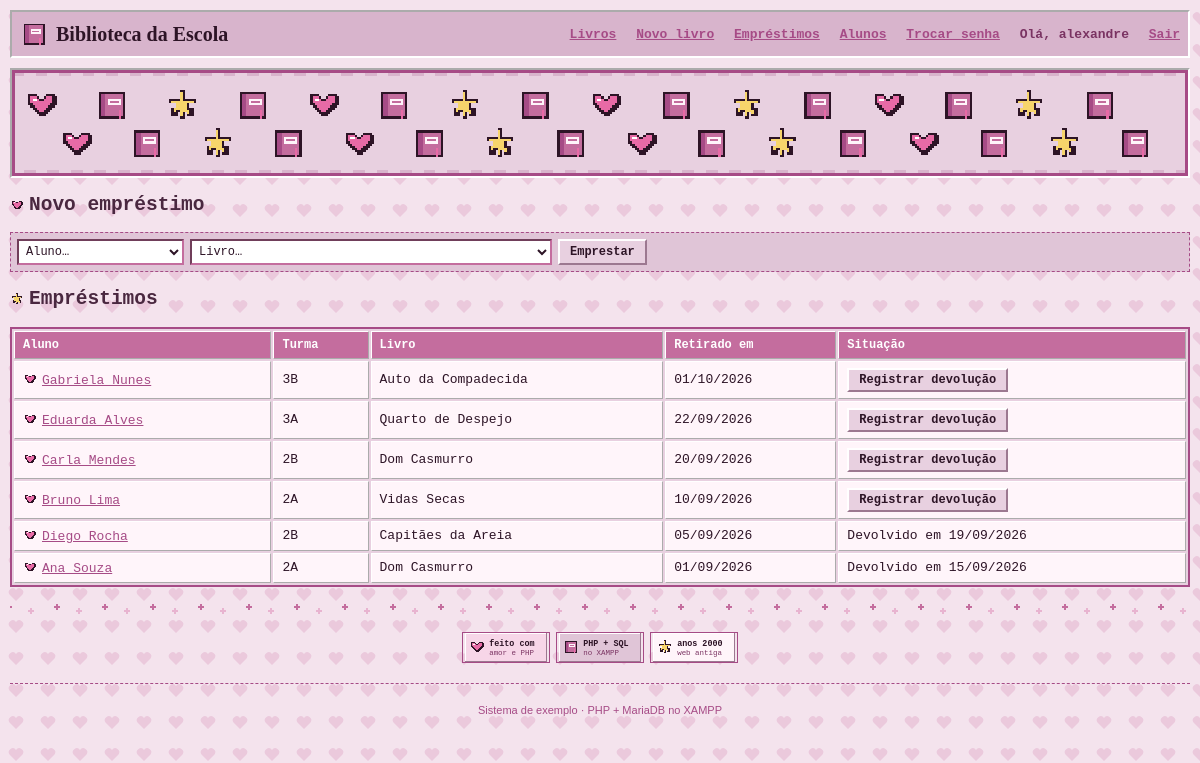
/omaewamou/emprestimos.php (signed in), run on the app's committed database.
### tables this page shows
CREATE TABLE `emprestimos` (
  `id` int(11) NOT NULL,
  `livro_id` int(11) NOT NULL,
  `aluno_id` int(11) NOT NULL,
  `data_emprestimo` date NOT NULL,
  `data_devolucao` date DEFAULT NULL
);

CREATE TABLE `alunos` (
  `id` int(11) NOT NULL,
  `nome` varchar(100) NOT NULL,
  `turma` varchar(20) NOT NULL
);

CREATE TABLE `livros` (
  `id` int(11) NOT NULL,
  `titulo` varchar(150) NOT NULL,
  `autor` varchar(100) NOT NULL,
  `ano` int(11) DEFAULT NULL,
  `genero` varchar(50) DEFAULT NULL,
  `quantidade` int(11) NOT NULL DEFAULT 1,
  `capa` varchar(255) DEFAULT 'sem-capa.svg'
);

### omaewamou/conexao.php (called while the page is built, shortened)
<?php
function e($texto) {
    return htmlspecialchars((string)$texto, ENT_QUOTES, 'UTF-8');
}

### omaewamou/emprestimos.php (the view, shortened to what this page needs)
<?php
require 'conexao.php';
$sql = "SELECT e.id, e.aluno_id, a.nome, a.turma, l.titulo, e.data_emprestimo, e.data_devolucao
        FROM emprestimos e
        JOIN alunos a ON a.id = e.aluno_id
        JOIN livros l ON l.id = e.livro_id
        ORDER BY e.data_devolucao IS NOT NULL, e.data_emprestimo DESC";
$emprestimos = $pdo->query($sql)->fetchAll();
require 'topo.php';
?>
<h2><img class="icone" src="img/coracao.svg" alt="">Novo empréstimo</h2>
<form method="post" class="linha">
  <select name="aluno_id" required>
    <option value="">Aluno…</option>
  </select>
  <select name="livro_id" required>
    <option value="">Livro…</option>
  </select>
  <button>Emprestar</button>
</form>
<h2><img class="icone" src="img/estrela.svg" alt="">Empréstimos</h2>
<table>
  <tr><th>Aluno</th><th>Turma</th><th>Livro</th><th>Retirado em</th><th>Situação</th></tr>
  <?php foreach ($emprestimos as $emp): ?>
    <tr>
      <td><img class="icone" src="img/coracao.svg" alt=""><a href="aluno.php?id=<?= $emp['aluno_id'] ?>"><?= e($emp['nome']) ?></a></td>
      <td><?= e($emp['turma']) ?></td>
      <td><?= e($emp['titulo']) ?></td>
      <td><?= date('d/m/Y', strtotime($emp['data_emprestimo'])) ?></td>
      <td>
        <?php if ($emp['data_devolucao'] === null): ?>
          <form method="post">
            <button name="devolver" value="<?= $emp['id'] ?>">Registrar devolução</button>
          </form>
        <?php else: ?>
          Devolvido em <?= date('d/m/Y', strtotime($emp['data_devolucao'])) ?>
        <?php endif; ?>
      </td>
    </tr>
  <?php endforeach; ?>
</table>
<?php
require 'rodape.php';
?>

### omaewamou/estilo.css (style rules this page uses)
* { box-sizing: border-box; }
body { margin: 0; font-family: "MS Sans Serif", "Courier New", Tahoma, sans-serif; color: #4A2840; font-size: 13px; padding: 10px; }
table { width: 100%; border-collapse: separate; border-spacing: 2px; background: #E8D0E0; border: 2px solid #A64B86; }
th, td { padding: 6px 8px; text-align: left; border: 1px outset #FFF; }
th { background: #C46D9E; color: #FFFFFF; font-size: 12px; font-weight: bold; }
td { background: #FFF5FA; color: #2D1426; }
button { background: #E8D0E0; color: #2D1426; border-top: 2px solid #FFF; border-left: 2px solid #FFF; border-right: 2px solid #9C7890; border-bottom: 2px solid #9C7890; border-radius: 0; padding: 3px 10px; cursor: pointer; font-family: inherit; font-size: 12px; font-weight: bold; }
a { color: #A64B86; text-decoration: underline; }
input, select { background: #FFFFFF; color: #2D1426; padding: 3px; border: 2px inset #C46D9E; border-radius: 0; font-family: inherit; font-size: 12px; }
.busca, .linha { display: flex; gap: 6px; margin-bottom: 12px; flex-wrap: wrap; background: #E0C5D7; padding: 6px; border: 1px dashed #A64B86; }
img { max-width: 100%; height: auto; }
.icone { width: 14px; height: 14px; vertical-align: -2px; margin-right: 5px; image-rendering: pixelated; }

### data on the page
emprestimos: aluno.nome "Gabriela Nunes", aluno.turma "3B", livro.titulo "Auto da Compadecida", data_emprestimo "01/10/2026", $emp['id'] 6 (drawn)
emprestimos: aluno.nome "Eduarda Alves", aluno.turma "3A", livro.titulo "Quarto de Despejo", data_emprestimo "22/09/2026", $emp['id'] 4 (drawn)
emprestimos: aluno.nome "Carla Mendes", aluno.turma "2B", livro.titulo "Dom Casmurro", data_emprestimo "20/09/2026", $emp['id'] 3 (drawn)
emprestimos: aluno.nome "Bruno Lima", aluno.turma "2A", livro.titulo "Vidas Secas", data_emprestimo "10/09/2026", $emp['id'] 2 (drawn)
emprestimos: aluno.nome "Diego Rocha", aluno.turma "2B", livro.titulo "Capitães da Areia", data_emprestimo "05/09/2026", data_devolucao "19/09/2026"
emprestimos: aluno.nome "Ana Souza", aluno.turma "2A", livro.titulo "Dom Casmurro", data_emprestimo "01/09/2026", data_devolucao "15/09/2026"

### other printed values
$_SESSION['usuario'] "alexandre"
